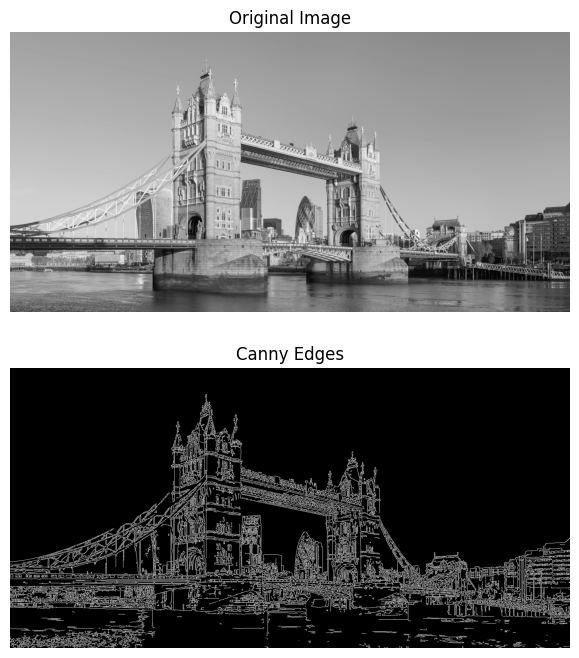

Recreate this plot in Python.
import cv2
import matplotlib.pyplot as plt

# Load the vnit_gray image
image_path = '/content/drive/MyDrive/Intellipaat/Computer_Vision/Data/Tower_Bridge_from_Shad_Thames.jpg'
image = cv2.imread(image_path, cv2.IMREAD_GRAYSCALE)

# Apply Canny edge detection
edges = cv2.Canny(image, 100, 200)

# Display the original image and the edges
plt.figure(figsize=(16, 8))

plt.subplot(2, 1, 1)
plt.imshow(image, cmap='gray')
plt.title('Original Image')
plt.axis('off')

plt.subplot(2, 1, 2)
plt.imshow(edges, cmap='gray')
plt.title('Canny Edges')
plt.axis('off')

plt.show()
